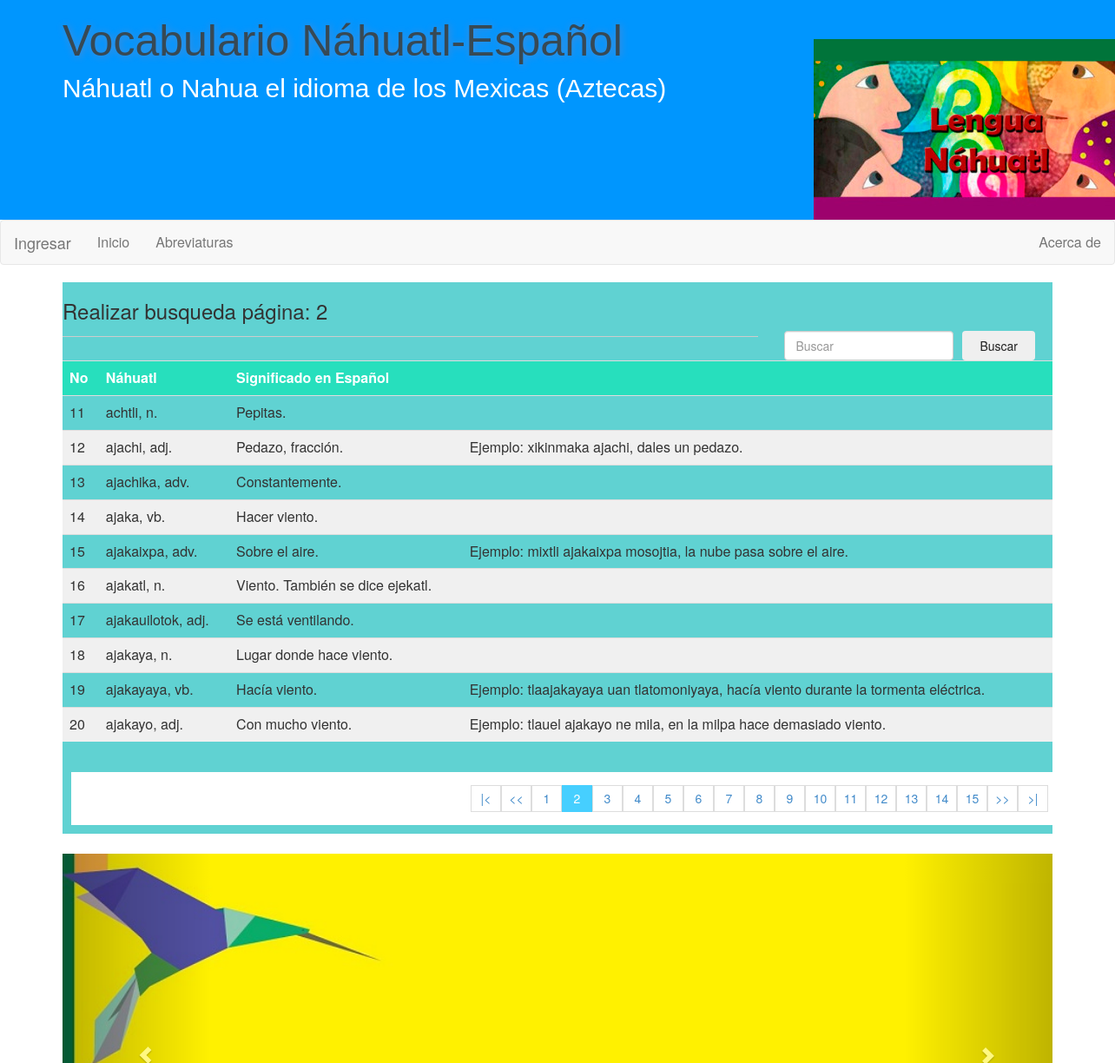
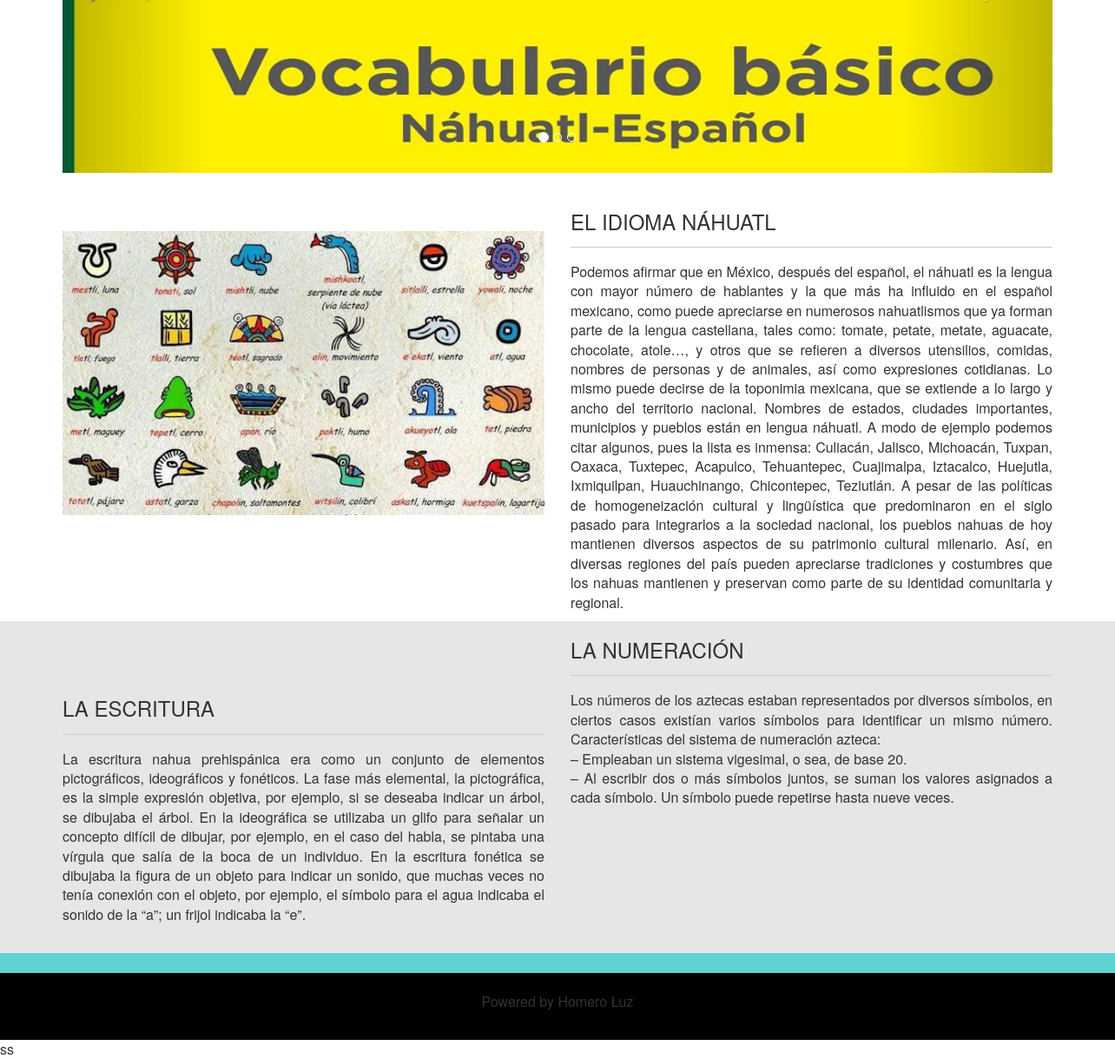
The page /index.php?pageNumber=2 on the database its author committed (2 pictures, top to bottom).
### tables this page shows
CREATE TABLE `wordinformation` (
  `idWordInformation` int(10) NOT NULL,
  `vocabularyWord` varchar(100) NOT NULL,
  `wordAbbreviation` varchar(50) DEFAULT NULL,
  `meaningSpanish` blob DEFAULT NULL,
  `usageExample` blob DEFAULT NULL,
  `registrationDate` timestamp NOT NULL DEFAULT current_timestamp() ON UPDATE current_timestamp()
);

### index.php (the view, shortened to what this page needs)
<?php
    include('config/config.php');
?>
<!DOCTYPE html>
<html class="no-js">
    <head>
        <link rel="stylesheet" href="css/bootstrap.css">
        <link rel="stylesheet" href="css/main.css">
    </head>
    <body>
        <header>
            <div class="container">
                <div class="row">
                    <div class="col-xs-12 col-sm-6 col-md-8 col-lg-8">
                        <h1 class="textoH1 tamtex1">Vocabulario Náhuatl-Español</h1>
                        <h5 class="texto tamtex2">Náhuatl o Nahua el idioma de los Mexicas (Aztecas)</h5>
                    </div>
                    <div class="hidden-xs col-sm-6 col-md-4 col-lg-4 centrar">
                        <a href="#"><img src="img/port3.jpg" alt=""></a>
                    </div>
                </div>
            </div>
        </header>
        <?php
            if(isset($_SESSION['loggedin']) && $_SESSION['loggedin'] == true){
        ?>
            <nav class="navbar navbar-default">
                <div class="navbar-header">
                    <button type="button" class="navbar-toggle" data-toggle="collapse" data-target=".navbar-ex1-collapse">
                        <span class="sr-only">Cambiar Navegacion</span>
                        <span class="icon-bar"></span>
                        <span class="icon-bar"></span>
                        <span class="icon-bar"></span>
                    </button>
                </div>
                <div class="collapse navbar-collapse navbar-ex1-collapse">
                    <?php
                        if($_SESSION['type'] == 0){
                    ?>
                        <ul class="nav navbar-nav">
                            <li><a href="index.php">Inicio</a></li>
                            <li><a href="views/abbreviations.php">Abreviaturas</a></li>
                            <li><a href="views/wordInformationRegister.php">Registrar nueva palabra</a></li>
                        </ul>
                        <ul class="nav navbar-nav navbar-right">
                            <li><a href="controller/logout.php">Cerrar sesión</a></li>
                        </ul>
                    <?php
                        } else if($_SESSION['type'] == 1){
                    ?>
                        <ul class="nav navbar-nav">
                        </ul>
                        <ul class="nav navbar-nav navbar-right">
                            <li><a href="controller/logout.php">Cerrar sesión</a></li>
                        </ul>
                    <?php
                        }
                    ?>
                </div>
            </nav>
        <?php
            } else {
        ?>
            <nav class="navbar navbar-default">
                <div class="navbar-header">
                    <a href="views/login.php" class="navbar-brand">Ingresar</a>
                </div>
                <div class="collapse navbar-collapse navbar-ex1-collapse">
                    <ul class="nav navbar-nav">
                        <li><a href="index.php">Inicio</a></li>
                        <li><a href="views/abbreviations.php">Abreviaturas</a></li>
                    </ul>
                    <ul class="nav navbar-nav navbar-right">
                        <li><a href="#">Acerca de</a></li>
                    </ul>
                </div>
            </nav>
        <?php
            }
        ?>
        <div class="container">
            <section class="color2">
                <div class="row">
                    <div class="col-xs-12 col-sm-12 col-md-12 col-lg-12">
                        <?php
                            $sqlIndexPaginator = "SELECT Count(*) as total_index FROM wordinformation";
                            $countPaginator = $conexion->query($sqlIndexPaginator);
                            $resultPaginator = mysqli_fetch_array($countPaginator);
                            $totalRegister = $resultPaginator['total_index'];
                            $itemsPerPage = 10;
                            if (empty($_GET['pageNumber'])) {
                                $pageNumber = 1;
                            } else{
                                $pageNumber = $_GET['pageNumber'];
                            }
                            $since = ($pageNumber - 1) * $itemsPerPage;
                            $totalPages = ceil($totalRegister / $itemsPerPage);
                            $wordInformationList = "SELECT idWordInformation, vocabularyWord, wordAbbreviation, meaningSpanish, usageExample, registrationDate FROM wordinformation
                                ORDER BY vocabularyWord ASC
                                LIMIT $since, $itemsPerPage";
                            $result = $conexion->query($wordInformationList);
                        ?>
                        <h3>Realizar busqueda página: <?php echo $pageNumber; ?></h3>
                        <form action="controller/c_searchWord.php" method="get" class="form_search">
                            <input type="text" name="searchFilter" id="searchFilter" placeholder="Buscar" class="form-control">
                            <input type="submit" value="Buscar" class="btn btn_primary btn_search"
                            >
                        </form>
                        <hr>
                        <div class="table-responsive">
                            <table class="table">
                                <tr>
                                    <th>No</th>
                                    <th>Náhuatl</th>
                                    <th>Significado en Español</th>
                                    <th></th>
                                </tr>
                                <?php
                                    $count = $result->num_rows;
                                    if($count > 0){
                                        $i = ($pageNumber * $itemsPerPage + 1) - ($itemsPerPage);
                                        while ($row = $result->fetch_array()) {
                                        ?>
                                            <tr>
                                                <td><?php echo $i ?></td>
                                                <td><?php echo $row['vocabularyWord']?>, <?php echo $row['wordAbbreviation']?></td>
                                                <td><?php echo $row['meaningSpanish']?></td>
                                                <td><?php echo $row['usageExample']?></td>
                                            </tr>
                                        <?php
                                        $i++;
                                        }
                                    }
                                ?>
                            </table>
                        </div>
                        <div class="paginator">
                            <ul class="col-md-12 col-sm-6 col-xs-12">
                                <?php
                                    if ($pageNumber != 1) {
                                ?>
                                <li><a href="index.php?pageNumber=1">|<</a></li>
                                <li><a href="index.php?pageNumber=<?php echo $pageNumber - 1; ?>"><<</a></li>
                                <?php
                                    }
                                    for ($i=1; $i <= $totalPages; $i++) {
                                        if ($i == $pageNumber) {
                                            echo '<li class="pageSelected">'.$i.'</li>';
                                        } else{
                                            echo '<li><a href="index.php?pageNumber='.$i.'">'.$i.'</a></li>';
                                        }
                                    }
                                    if ($pageNumber != $totalPages) {
                                ?>
                                <li><a href="index.php?pageNumber=<?php echo $pageNumber + 1;?>">>></a></li>
                                <li><a href="index.php?pageNumber=<?php echo $totalPages; ?>">>|</a></li>
                                <?php } ?>
                            </ul>
                        </div>
                    </div>
                </div>
            </section><br/>
            <section id="miSlide" class="carousel slide">
                <ol class="carousel-indicators">
                    <li data-target="#miSlide" data-slide-to="0" class="active"></li>
                    <li data-target="#miSlide" data-slide-to="1"></li>
                    <li data-target="#miSlide" data-slide-to="2"></li>
                </ol>
                <div class="carousel-inner">
                    <div class="item active">
                        <img src="img/banner1.jpg" class="adaptar">
                    </div>
                </div>
                <a href="#miSlide" class="left carousel-control" data-slide="prev"><span class="glyphicon glyphicon-chevron-left"></span></a>
                <a href="#miSlide" class="right carousel-control" data-slide="next"><span class="glyphicon glyphicon-chevron-right"></span></a>
            </section><br>
            <section>
                <div class="row">
                    <div class="hidden-xs col-sm-6 col-md-6 col-lg-6">
                        <br><br><img src="img/centerImg.jpg" class="img-responsive">
                    </div>
                    <div class="col-xs-12 col-sm-6 col-md-6 col-lg-6">
                        <h3>EL IDIOMA NÁHUATL</h3><hr>
                        <p align="justify">Podemos afirmar que en México, después del español, el náhuatl es la lengua con mayor número de hablantes y la que más ha influido en el español mexicano, como puede apreciarse en numerosos nahuatlismos que ya forman parte de la lengua castellana, tales como: tomate, petate, metate, aguacate, chocolate, atole…, y otros que se refieren a diversos utensilios, comidas, nombres de personas y de animales, así como expresiones cotidianas.
                        Lo mismo puede decirse de la toponimia mexicana, que se extiende a lo largo y ancho del territorio nacional. Nombres de estados, ciudades importantes, municipios y pueblos están en lengua náhuatl. A modo de ejemplo podemos citar algunos, pues la lista es inmensa: Culiacán, Jalisco, Michoacán, Tuxpan, Oaxaca, Tuxtepec, Acapulco, Tehuantepec, Cuajimalpa, Iztacalco, Huejutla, Ixmiquilpan, Huauchinango, Chicontepec, Teziutlán.
                        A pesar de las políticas de homogeneización cultural y lingüística que predominaron en el siglo pasado para integrarlos a la sociedad nacional, los pueblos nahuas de hoy mantienen diversos aspectos de su patrimonio cultural milenario. Así, en diversas regiones del país pueden apreciarse tradiciones y costumbres que los nahuas mantienen y preservan como parte de su identidad comunitaria y regional.<br></p>
                    </div>
                </div>
            </section>
        </div>
        <section class="color1">
            <div class="container">
                <div class="row">
                    <div class="col-xs-12 col-sm-12 col-md-6 col-lg-6"><br><br><br>
                        <h3>LA ESCRITURA</h3><hr>
                        <p align="justify">La escritura nahua prehispánica era como un conjunto de elementos pictográficos, ideográficos y fonéticos. La fase más elemental, la pictográfica, es la simple expresión objetiva, por ejemplo, si se deseaba indicar un árbol, se dibujaba el árbol. En la ideográfica se utilizaba un glifo para señalar un concepto difícil de dibujar, por ejemplo, en el caso del habla, se pintaba una vírgula que salía de la boca de un individuo. En la escritura fonética se dibujaba la figura de un objeto para indicar un sonido, que muchas veces no tenía conexión con el objeto, por ejemplo, el símbolo para el agua indicaba el sonido de la “a”; un frijol indicaba la “e”.<br></p>
                    </div>
                    <div class="col-xs-12 col-sm-12 col-md-6 col-lg-6">
                         <h3>LA NUMERACIÓN</h3><hr>
                        <p align="justify">Los números de los aztecas estaban representados por diversos símbolos, en ciertos casos existían varios símbolos para identificar un mismo número.
                        Características del sistema de numeración azteca:<br/>
                        – Empleaban un sistema vigesimal, o sea, de base 20.<br/>
                        – Al escribir dos o más símbolos juntos, se suman los valores asignados a cada símbolo. Un símbolo puede repetirse hasta nueve veces.<br></p>
                    </div>
                </div>
            </div><br>
        </section>
        <section class="color2">
            <div class="container">
                <div class="row">
                    <div class="col-xs-6 col-sm-6 col-md-3 col-lg-3">
                    </div>
                </div>
            </div><br>
        </section>
        <footer class="color4">
            <center>
                <div class="container"><br>
                    <p>Powered by Homero Luz</p>
                </div>
            </center>
        </footer>
    </body>
</html>

### css/main.css (style rules this page uses)
html, button, input, select, textarea { color: #222; }
body { font-size: 16px; line-height: 1.4; }
hr { display: block; height: 1px; border: 0; border-top: 1px solid #ccc; margin: 1em 0; padding: 0; }
img { vertical-align: middle; }
header { background-color: #0096fe; }
.texto { color: white; font-family: Arial, Helvetica, sans-serif; }
.tamtex1 { font-size: 50px; }
.tamtex2 { font-size: 30px; }
.centrar { padding-top: 45px; padding-left: 100px; }
.adaptar { width: 100%; }
.color1 { background-color:#e6e6e6 ; }
.color2 { background-color: #60D2D2; }
.color4 { background-color: black; }
.paginator ul { padding: 15px; list-style: none; background: #FFFF; margin-top: 15px; display: -webkit-flex; display: -moz-flex; display: -ms-flex; display: -o-flex; display: flex; justify-content: flex-end; margin-left: 10px }
.paginator a { color: #428BCA; border: 1px solid #ddd; padding: 5px; display: inline-block; font-size: 14px; text-align: center; width: 35px; }
.pageSelected { color: #FFFF; background: #46CFFF; border: 1px solid #46CFFF; padding: 5px; display: inline-block; font-size: 14px; text-align: center; width: 35px; }
.form_search { display: -webkit-flex; display: -moz-flex; display: -ms-flex; display: -o-flex; display: flex; float: right; background: initial; padding: 10px; border-radius: 10px; }
.form_search, .btn_search { background: #1FAAC8 color: #FFFFFF; padding: 0 20px; border: 0; cursor: pointer; margin-left: 10px; }
.textoH1 { font: oblique bold cursive; font-family: Arial; color: #374954; text-shadow: 1px 1px 9px #508AD3; }
table th { text-align: left; padding: 10px; background: #27DFBD; color: white; }
table tr:nth-child(odd) { background: #F0F0F0; }
table td { padding: 10px; }

### rows shown on the page
wordinformation: vocabularyWord "achtli", wordAbbreviation "n.", meaningSpanish "Pepitas."
wordinformation: vocabularyWord "ajachi", wordAbbreviation "adj.", meaningSpanish "Pedazo, fracción.", usageExample "Ejemplo: xikinmaka ajachi, dales un pedazo."
wordinformation: vocabularyWord "ajachika", wordAbbreviation "adv.", meaningSpanish "Constantemente."
wordinformation: vocabularyWord "ajaka", wordAbbreviation "vb.", meaningSpanish "Hacer viento."
wordinformation: vocabularyWord "ajakaixpa", wordAbbreviation "adv.", meaningSpanish "Sobre el aire.", usageExample "Ejemplo: mixtli ajakaixpa mosojtia, la nube pasa sobre el aire."
wordinformation: vocabularyWord "ajakatl", wordAbbreviation "n.", meaningSpanish "Viento. También se dice ejekatl."
wordinformation: vocabularyWord "ajakauilotok", wordAbbreviation "adj.", meaningSpanish "Se está ventilando."
wordinformation: vocabularyWord "ajakaya", wordAbbreviation "n.", meaningSpanish "Lugar donde hace viento."
wordinformation: vocabularyWord "ajakayaya", wordAbbreviation "vb.", meaningSpanish "Hacía viento.", usageExample "Ejemplo: tlaajakayaya uan tlatomoniyaya, hacía viento durante la tormenta eléctrica."
wordinformation: vocabularyWord "ajakayo", wordAbbreviation "adj.", meaningSpanish "Con mucho viento.", usageExample "Ejemplo: tlauel ajakayo ne mila, en la milpa hace demasiado viento."

### other values the page prints
$pageNumber "2"
